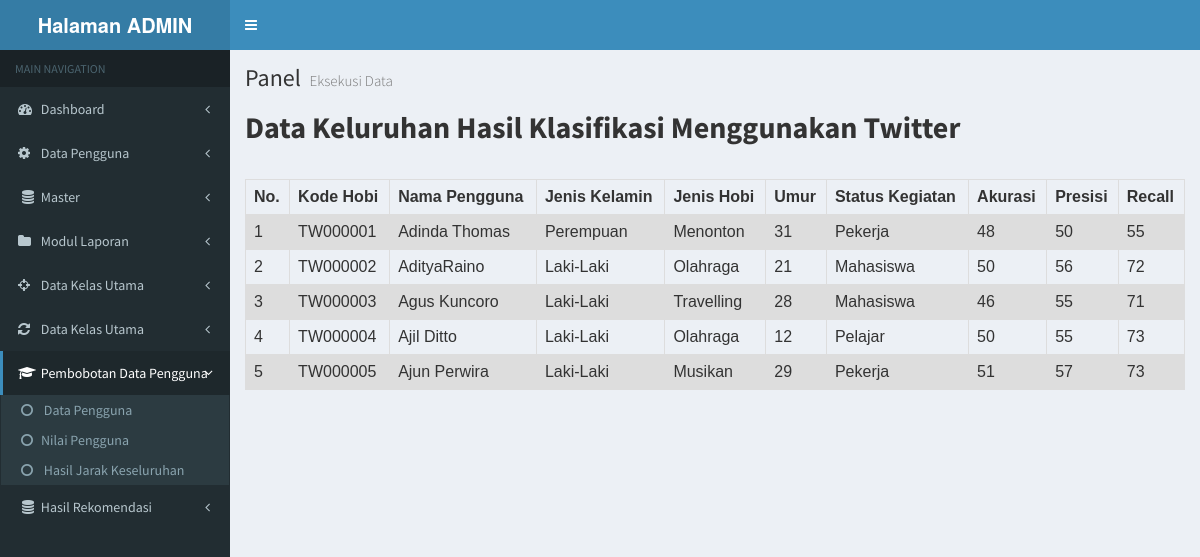
/index.php/join_twitter, run on the app's committed database.
### tables this page shows
CREATE TABLE IF NOT EXISTS `tabel_twitter` (
  `no` int(11) NOT NULL,
  `kode_hobi` varchar(100) NOT NULL,
  `nama_lengkap` varchar(200) NOT NULL,
  `nama_twitter` varchar(100) NOT NULL,
  `umur` int(11) NOT NULL,
  `jenis_kelamin` varchar(15) NOT NULL,
  `status_kegiatan` varchar(15) NOT NULL
);

CREATE TABLE IF NOT EXISTS `tabel_pengguna_akurasi` (
  `id` int(11) NOT NULL,
  `kode_hobi` varchar(100) NOT NULL,
  `nama_pengguna` varchar(100) NOT NULL,
  `jenis_hobi` varchar(100) NOT NULL,
  `akurasi` varchar(30) NOT NULL,
  `presisi` varchar(50) NOT NULL,
  `recall` varchar(50) NOT NULL
);

### application/controllers/Join_twitter.php (called while the page is built, shortened)
<?php
class Join_twitter extends CI_Controller {
 function __construct()
 {
 $this->load->model('mjoin_twitter', '', TRUE);
 $this->load->helper(array('form', 'url'));
 }
 public function index()
 {
  $data['title'] = "Join CodeIgniter";
    $data['join2'] = $this->mjoin_twitter->duatable();
   $this->load->view('twitter/v_lihat_join_twitter',$data);
 }
}

### index.php (called while the page is built, shortened)
<?php
require_once BASEPATH.'core/CodeIgniter.php';

### application/models/Mjoin_twitter.php (called while the page is built)
<?php if ( ! defined('BASEPATH')) exit('No direct script access allowed');
class Mjoin_twitter extends CI_Model {
public function duatable() {
 $this->db->select('*');
 $this->db->from('tabel_twitter');
 $this->db->join('tabel_pengguna_akurasi','tabel_pengguna_akurasi.kode_hobi=tabel_twitter.kode_hobi');
 $query = $this->db->get();
 return $query->result();
}
}

### application/views/twitter/v_lihat_join_twitter.php (the view, shortened to what this page needs)
	<div class="content-wrapper">
                <section class="content-header">
                    <h1>
                        Panel
                        <small>Eksekusi Data</small>
                    </h1>
<!DOCTYPE html>
<html>
<head>
</head>
<body>
<label><h2><b>Data Keluruhan Hasil Klasifikasi Menggunakan Twitter</b></h2></label>
<table>
  <tr>
  <br>
    <th>No.</th>
    <th>Kode Hobi</th>
    <th>Nama Pengguna</th>
	<th>Jenis Kelamin</th>
	<th>Jenis Hobi</th>
	<th>Umur</th>
	<th>Status Kegiatan</th>
	<th>Akurasi</th>
	<th>Presisi</th>
	<th>Recall</th>
  </tr>
  <?php
  $no=1;
  foreach ($join2 as $row) { ?>
  <tr>
  <td><?php echo $no++;?></td>
  <td><?php echo $row->kode_hobi;?></td>
  <td><?php echo $row->nama_lengkap;?></td>
  <td><?php echo $row->jenis_kelamin;?></td>
  <td><?php echo $row->jenis_hobi;?></td>
  <td><?php echo $row->umur;?></td>
  <td><?php echo $row->status_kegiatan;?></td>
  <td><?php echo $row->akurasi;?></td>
  <td><?php echo $row->presisi;?></td>
  <td><?php echo $row->recall;?></td>
  </tr>
    <?php } ?>
</table>

### application/views/twitter/v_lihat_join_twitter.php (style rules this page uses)
table { font-family: arial, sans-serif; border-collapse: collapse; width: 100%; }
td, th { border: 1px solid #dddddd; text-align: left; padding: 8px; }
tr:nth-child(even) { background-color: #dddddd; }

### data on the page
tabel_twitter: tabel_pengguna_akurasi.kode_hobi "TW000001", nama_lengkap "Adinda Thomas", jenis_kelamin "Perempuan", tabel_pengguna_akurasi.jenis_hobi "Menonton", umur "31", status_kegiatan "Pekerja", tabel_pengguna_akurasi.akurasi "48", tabel_pengguna_akurasi.presisi "50", tabel_pengguna_akurasi.recall "55"
tabel_twitter: tabel_pengguna_akurasi.kode_hobi "TW000002", nama_lengkap "AdityaRaino", jenis_kelamin "Laki-Laki", tabel_pengguna_akurasi.jenis_hobi "Olahraga", umur "21", status_kegiatan "Mahasiswa", tabel_pengguna_akurasi.akurasi "50", tabel_pengguna_akurasi.presisi "56", tabel_pengguna_akurasi.recall "72"
tabel_twitter: tabel_pengguna_akurasi.kode_hobi "TW000003", nama_lengkap "Agus Kuncoro", jenis_kelamin "Laki-Laki", tabel_pengguna_akurasi.jenis_hobi "Travelling", umur "28", status_kegiatan "Mahasiswa", tabel_pengguna_akurasi.akurasi "46", tabel_pengguna_akurasi.presisi "55", tabel_pengguna_akurasi.recall "71"
tabel_twitter: tabel_pengguna_akurasi.kode_hobi "TW000004", nama_lengkap "Ajil Ditto", jenis_kelamin "Laki-Laki", tabel_pengguna_akurasi.jenis_hobi "Olahraga", umur "12", status_kegiatan "Pelajar", tabel_pengguna_akurasi.akurasi "50", tabel_pengguna_akurasi.presisi "55", tabel_pengguna_akurasi.recall "73"
tabel_twitter: tabel_pengguna_akurasi.kode_hobi "TW000005", nama_lengkap "Ajun Perwira", jenis_kelamin "Laki-Laki", tabel_pengguna_akurasi.jenis_hobi "Musikan", umur "29", status_kegiatan "Pekerja", tabel_pengguna_akurasi.akurasi "51", tabel_pengguna_akurasi.presisi "57", tabel_pengguna_akurasi.recall "73"
